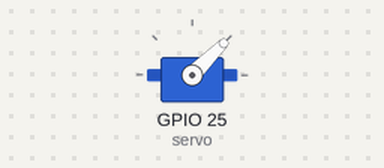
Simulated run of this program. Board: Raspberry Pi (BCM pin numbers). Parts: servo. Servo angles are drawn from the pulse width (0.5 ms = 0°, 2.5 ms = 180°).

Above: at 0.05 s.
At 0.75 s:
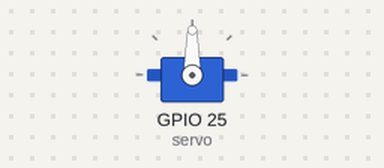
At 1.5 s:
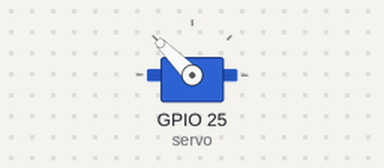
Timing chart, 0 to 3.5 s (numbered marks = the images above):
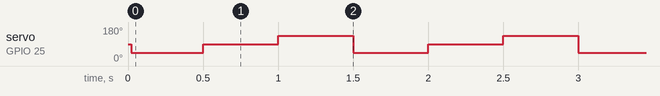

Measured:
- by itself, servo on GPIO 25 (servo): repeats every 1.5 s: 90° 0.50 s, 135° 0.50 s, 45° 0.50 s

The program:

MotorServo.py
```python
from gpiozero import Servo
from time import sleep

servo = Servo(25)

try:
    while True:
        servo.min()
        sleep(0.5)
        servo.mid()
        sleep(0.5)
        servo.max()
        sleep(0.5)
except KeyboardInterrupt:
    print("Program stopped")
```
